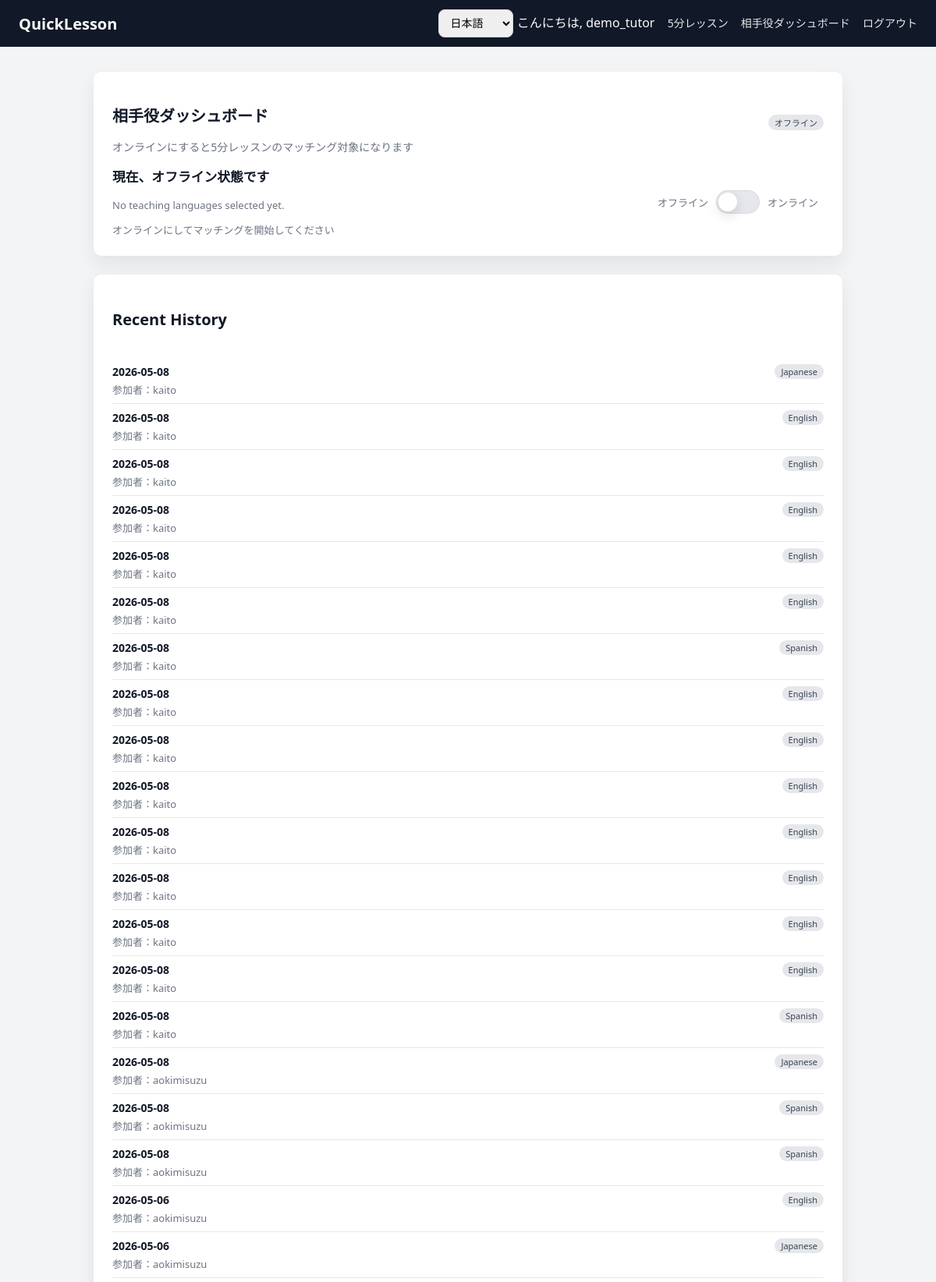
The page /tutor/dashboard/ (signed in, upper part) on the database its author committed.
### core/models/lessons.py (models this page shows, shortened)
class QuickLessonMatch(models.Model):
    request = models.OneToOneField(QuickLessonRequest, on_delete=models.CASCADE)
    tutor = models.ForeignKey(TutorProfile, on_delete=models.CASCADE)
    started_at = models.DateTimeField()
    end_at = models.DateTimeField()
    meeting_url = models.URLField(blank=True)
    price = models.DecimalField(max_digits=8, decimal_places=2, default=0)
    @property
    def student_name(self) -> str:
        return self.request.student.user.username

class QuickLessonRequest(models.Model):
    STATUS_CHOICES = [
        ("waiting", "Waiting"),
        ("matched", "Matched"),
        ("cancelled", "Cancelled"),
    ]
    PURPOSE_CHOICES = [
        ("lesson", "Lesson"),
        ("interview", "Interview"),
    ]
    student = models.ForeignKey(StudentProfile, on_delete=models.CASCADE)
    language = models.ForeignKey(LessonLanguage, on_delete=models.PROTECT)
    created_at = models.DateTimeField(auto_now_add=True)
    status = models.CharField(
        max_length=20,
        choices=STATUS_CHOICES,
        default="waiting",
    )
    purpose = models.CharField(
        max_length=20,
        choices=PURPOSE_CHOICES,
        default="lesson",
    )

### core/models/users.py (models this page shows, shortened)
class StudentProfile(models.Model):
    user = models.OneToOneField(User, on_delete=models.CASCADE)
    native_language = models.ForeignKey(
        LessonLanguage,
        null=True,
        blank=True,
        on_delete=models.SET_NULL,
    )

### core/models/languages.py (models this page shows, shortened)
class LessonLanguage(models.Model):
    code = models.CharField(max_length=10, unique=True)
    name = models.CharField(max_length=50)

### core/views/tutor.py (the view, shortened to what this page needs)
# urls.py: path("tutor/dashboard/", views.tutor_dashboard, name="tutor_dashboard"),
@login_required
def tutor_dashboard(request):
    tutor_profile, _ = TutorProfile.objects.get_or_create(user=request.user)
    matches = QuickLessonMatch.objects.filter(
        tutor=tutor_profile
    ).select_related(
        "request",
        "request__student",
        "request__student__user",
        "request__language",
    ).order_by("-started_at")
    return render(
        request,
        "core/tutor_dashboard.html",
        {
            "tutor": tutor_profile,
            "matches": matches,
        },
    )

### templates/core/tutor_dashboard.html (shortened to what this page needs)
{% extends "base.html" %}
{% load i18n %}
{% block content %}
<div class="card">
  <div class="card-header" style="display:flex; align-items:center; justify-content:space-between; gap:12px;">
    <div>
      <h2 class="card-title">{% trans "Tutor Dashboard" %}</h2>
      <p class="card-subtitle" style="margin:6px 0 0;">
        {% trans "When you go online, you’ll be available for 5-minute lesson matching." %}
      </p>
    </div>
    <div style="display:flex; align-items:center; gap:10px;">
      {% if tutor.is_online %}
        <span class="badge badge-green" id="status-badge">{% trans "Online" %}</span>
      {% else %}
        <span class="badge badge-gray" id="status-badge">{% trans "Offline" %}</span>
      {% endif %}
    </div>
  </div>
  <div class="mt-16" style="display:flex; align-items:center; justify-content:space-between; gap:16px;">
    <div>
      <div style="font-weight:600; font-size:1.05rem;">
        {% if tutor.is_online %}
          {% trans "You are discoverable now." %}
        {% else %}
          {% trans "You are not discoverable." %}
        {% endif %}
      </div>
      <div class="text-muted" style="margin-top:6px;" id="matching-hint">
        <div class="mt-16">
  {% if tutor.languages.all %}
    <div style="display:flex; flex-wrap:wrap; gap:6px;">
        {% for lang in tutor.languages.all %}
  {% if lang.name == "Japanese" %}
    <span style="display:inline-block; padding:5px 11px; border-radius:999px; font-size:0.8rem; font-weight:600; background:#fee2e2; color:#991b1b; border:1px solid #fecaca;">
      {% trans lang.name %}
    </span>
  {% elif lang.name == "English" %}
    <span style="display:inline-block; padding:5px 11px; border-radius:999px; font-size:0.8rem; font-weight:600; background:#dbeafe; color:#1e3a8a; border:1px solid #bfdbfe;">
      {% trans lang.name %}
    </span>
  {% elif lang.name == "Spanish" %}
    <span style="display:inline-block; padding:5px 11px; border-radius:999px; font-size:0.8rem; font-weight:600; background:#fef3c7; color:#92400e; border:1px solid #fde68a;">
      {% trans lang.name %}
    </span>
  {% elif lang.name == "French" %}
    <span style="display:inline-block; padding:5px 11px; border-radius:999px; font-size:0.8rem; font-weight:600; background:#dcfce7; color:#166534; border:1px solid #bbf7d0;">
      {% trans lang.name %}
    </span>
  {% else %}
    <span style="display:inline-block; padding:5px 11px; border-radius:999px; font-size:0.8rem; font-weight:600; background:#f3f4f6; color:#374151; border:1px solid #ddd;">
      {% trans lang.name %}
    </span>
  {% endif %}
{% endfor %}
    </div>
  {% else %}
    <p class="text-muted">{% trans "No teaching languages selected yet." %}</p>
  {% endif %}
</div>
        {% if tutor.is_online %}
          {% trans "Waiting for a student… We’ll move you to the lesson room automatically when matched." %}
        {% else %}
          {% trans "Switch online to start matching." %}
        {% endif %}
      </div>
    </div>
    <form method="post" id="online-form" style="margin:0;">
      <label class="switch" style="display:flex; align-items:center; gap:10px; cursor:pointer; user-select:none;">
        <span class="text-muted" style="min-width:72px; text-align:right;">{% trans "Offline" %}</span>
        <span class="switch-track" aria-hidden="true">
          <span class="switch-thumb"></span>
        </span>
        <span class="text-muted" style="min-width:72px;">{% trans "Online" %}</span>
      </label>
    </form>
  </div>
</div>
{% include "core/_recent_lessons.html" with matches=matches %}
{% endblock %}

### templates/base.html (shortened to what this page needs)
{% load static %}
{% load i18n %}
<!DOCTYPE html>
<html lang="{{ request.LANGUAGE_CODE|default:'ja' }}">
<head>
  <link rel="stylesheet" href="{% static 'css/style.css' %}">
</head>
<body>
  <header class="header">
    <div class="header-title">
      <a href="{% url 'home' %}">QuickLesson</a>
    </div>
    <nav class="header-nav">
      <form action="{% url 'set_language' %}" method="post" style="display:inline;">
        <select name="language" onchange="this.form.submit()">
          <option value="ja" {% if request.LANGUAGE_CODE == "ja" %}selected{% endif %}>日本語</option>
        </select>
      </form>
      {% if user.is_authenticated %}
        <span>{% trans "Hi" %}, {{ user.username }}</span>
        <a href="{% url 'create_request' %}">{% trans "5-minute lesson" %}</a>
        <a href="{% url 'tutor_dashboard' %}">{% trans "Tutor Dashboard" %}</a>
        <a href="{% url 'logout' %}">{% trans "Log out" %}</a>
      {% else %}
        <a href="{% url 'login' %}">{% trans "Log In" %}</a>
      {% endif %}
    </nav>
  </header>
  <main class="container">
    {% block content %}{% endblock %}
  </main>
</body>
</html>

### templates/core/_recent_lessons.html (shortened to what this page needs)
{% load i18n %}
<div class="card">
  <div class="card-header">
    <h3 class="card-title">Recent History</h3>
  </div>
  <ul class="list">
    {% for m in matches %}
      <li style="display:flex; align-items:flex-start; justify-content:space-between; gap:12px;">
        <div>
          <div><strong>{{ m.started_at|date:"Y-m-d" }}</strong></div>
          <div class="text-muted" style="margin-top:4px;">
            参加者：{{ m.student_name|default:"非表示" }}
          </div>
        </div>
        <span class="badge badge-gray">{{ m.request.language.name }}</span>
      </li>
    {% endfor %}
  </ul>
</div>

### static/css/style.css (style rules this page uses)
body { margin: 0; font-family: system-ui, -apple-system, BlinkMacSystemFont, "Segoe UI", sans-serif; background: #f3f4f6; color: #111827; }
a { color: #2563eb; text-decoration: none; }
.header { background: #111827; color: #f9fafb; padding: 12px 24px; display: flex; align-items: center; justify-content: space-between; }
.header-title a { color: #f9fafb; font-weight: 700; font-size: 20px; text-decoration: none; }
.header-nav a { color: #e5e7eb; margin-left: 12px; font-size: 14px; }
.container { max-width: 960px; margin: 32px auto; padding: 0 16px; }
.card { background: #ffffff; border-radius: 10px; padding: 24px; box-shadow: 0 10px 25px rgba(15, 23, 42, 0.08); margin-bottom: 24px; }
.card-header { display: flex; justify-content: space-between; align-items: center; margin-bottom: 16px; }
.card-title { font-size: 20px; font-weight: 600; color: #111827; }
.card-subtitle { font-size: 14px; color: #6b7280; }
form { display: flex; flex-direction: column; gap: 12px; }
label { font-size: 14px; color: #374151; }
select, input[type="text"], input[type="email"], input[type="password"] { padding: 8px 10px; border-radius: 8px; border: 1px solid #d1d5db; font-size: 14px; }
.list { list-style: none; padding-left: 0; margin: 0; }
.list li { padding: 8px 0; border-bottom: 1px solid #e5e7eb; font-size: 14px; }
.badge { display: inline-block; padding: 2px 8px; border-radius: 999px; font-size: 11px; font-weight: 500; }
.badge-gray { background: #e5e7eb; color: #374151; }
.text-muted { font-size: 12px; color: #9ca3af; }
.mt-16 { margin-top: 16px; }
.text-muted { font-size: 13px; color: #6b7280; }

### templates/core/tutor_dashboard.html (style rules this page uses)
.switch-track { position:relative; width:56px; height:30px; border-radius:999px; background:#e5e7eb; display:inline-block; transition:background .2s ease; box-shadow: inset 0 0 0 1px rgba(0,0,0,.06); }
.switch-thumb { position:absolute; top:3px; left:3px; width:24px; height:24px; border-radius:999px; background:white; transition:transform .2s ease; box-shadow: 0 6px 16px rgba(0,0,0,.12); }

### rows shown on the page
QuickLessonMatch: started_at "2026-05-08", student_name "kaito", request.language.name "Japanese"
QuickLessonMatch: started_at "2026-05-08", student_name "kaito", request.language.name "English"
QuickLessonMatch: started_at "2026-05-08", student_name "kaito", request.language.name "English"
QuickLessonMatch: started_at "2026-05-08", student_name "kaito", request.language.name "English"
QuickLessonMatch: started_at "2026-05-08", student_name "kaito", request.language.name "English"
QuickLessonMatch: started_at "2026-05-08", student_name "kaito", request.language.name "English"
QuickLessonMatch: started_at "2026-05-08", student_name "kaito", request.language.name "Spanish"
QuickLessonMatch: started_at "2026-05-08", student_name "kaito", request.language.name "English"
QuickLessonMatch: started_at "2026-05-08", student_name "kaito", request.language.name "English"
QuickLessonMatch: started_at "2026-05-08", student_name "kaito", request.language.name "English"
QuickLessonMatch: started_at "2026-05-08", student_name "kaito", request.language.name "English"
QuickLessonMatch: started_at "2026-05-08", student_name "kaito", request.language.name "English"
QuickLessonMatch: started_at "2026-05-08", student_name "kaito", request.language.name "English"
QuickLessonMatch: started_at "2026-05-08", student_name "kaito", request.language.name "English"
QuickLessonMatch: started_at "2026-05-08", student_name "kaito", request.language.name "Spanish"
QuickLessonMatch: started_at "2026-05-08", student_name "aokimisuzu", request.language.name "Japanese"
QuickLessonMatch: started_at "2026-05-08", student_name "aokimisuzu", request.language.name "Spanish"
QuickLessonMatch: started_at "2026-05-08", student_name "aokimisuzu", request.language.name "Spanish"
QuickLessonMatch: started_at "2026-05-06", student_name "aokimisuzu", request.language.name "English"
QuickLessonMatch: started_at "2026-05-06", student_name "aokimisuzu", request.language.name "Japanese"

### other values the page prints
{{ user.username }} "demo_tutor"
